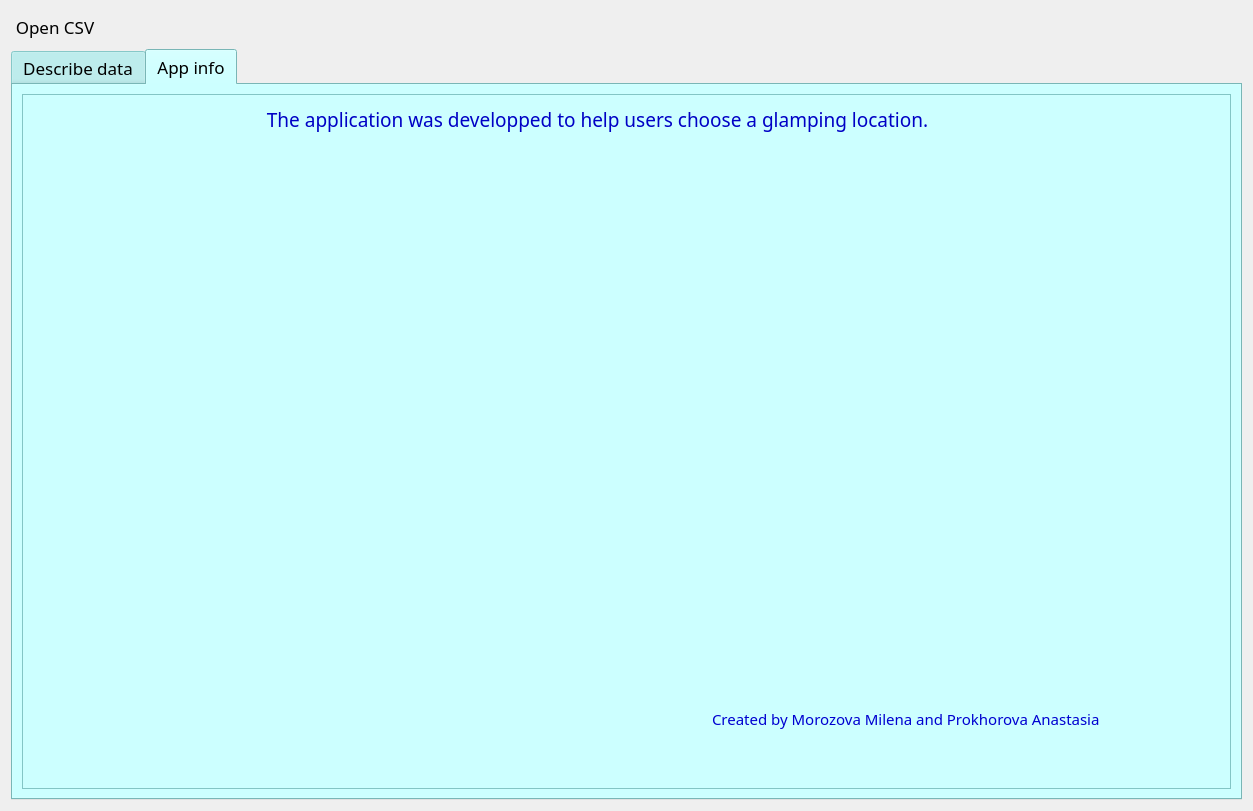
<?xml version="1.0" encoding="UTF-8"?>
<ui version="4.0">
 <class>Form</class>
 <widget class="QWidget" name="Form">
  <property name="geometry">
   <rect>
    <x>0</x>
    <y>0</y>
    <width>1253</width>
    <height>811</height>
   </rect>
  </property>
  <property name="windowTitle">
   <string>Desicion-making Assistant</string>
  </property>
  <property name="windowIcon">
   <iconset>
    <normaloff>../../Downloads/2022-06-01_19-56-57.png</normaloff>
    <normalon>../../Downloads/2022-06-01_19-56-57.png</normalon>../../Downloads/2022-06-01_19-56-57.png</iconset>
  </property>
  <property name="styleSheet">
   <string notr="true"/>
  </property>
  <layout class="QHBoxLayout" name="horizontalLayout">
   <item>
    <layout class="QGridLayout" name="gridLayout">
     <item row="1" column="1">
      <widget class="Line" name="line">
       <property name="orientation">
        <enum>Qt::Horizontal</enum>
       </property>
      </widget>
     </item>
     <item row="0" column="0" rowspan="2">
      <widget class="QPushButton" name="ButtonOpen">
       <property name="sizePolicy">
        <sizepolicy hsizetype="Minimum" vsizetype="Fixed">
         <horstretch>0</horstretch>
         <verstretch>0</verstretch>
        </sizepolicy>
       </property>
       <property name="minimumSize">
        <size>
         <width>54</width>
         <height>26</height>
        </size>
       </property>
       <property name="font">
        <font>
         <family>MV Boli</family>
         <pointsize>13</pointsize>
         <weight>50</weight>
         <bold>false</bold>
        </font>
       </property>
       <property name="styleSheet">
        <string notr="true">
selection-background-color: rgb(255, 68, 21);
border-color: rgb(255, 97, 100);</string>
       </property>
       <property name="text">
        <string>Open CSV</string>
       </property>
       <property name="icon">
        <iconset>
         <normaloff>../../Downloads/png-clipart-file-manager-android-file-explorer-directory-blue-angle.png</normaloff>../../Downloads/png-clipart-file-manager-android-file-explorer-directory-blue-angle.png</iconset>
       </property>
       <property name="iconSize">
        <size>
         <width>70</width>
         <height>70</height>
        </size>
       </property>
       <property name="checkable">
        <bool>false</bool>
       </property>
       <property name="autoRepeat">
        <bool>false</bool>
       </property>
       <property name="default">
        <bool>true</bool>
       </property>
       <property name="flat">
        <bool>true</bool>
       </property>
      </widget>
     </item>
     <item row="0" column="2">
      <spacer name="horizontalSpacer">
       <property name="orientation">
        <enum>Qt::Horizontal</enum>
       </property>
       <property name="sizeHint" stdset="0">
        <size>
         <width>40</width>
         <height>20</height>
        </size>
       </property>
      </spacer>
     </item>
     <item row="2" column="0" colspan="3">
      <widget class="QTabWidget" name="tabWidget">
       <property name="palette">
        <palette>
         <active>
          <colorrole role="WindowText">
           <brush brushstyle="SolidPattern">
            <color alpha="255">
             <red>0</red>
             <green>0</green>
             <blue>0</blue>
            </color>
           </brush>
          </colorrole>
          <colorrole role="Button">
           <brush brushstyle="SolidPattern">
            <color alpha="255">
             <red>170</red>
             <green>255</green>
             <blue>255</blue>
            </color>
           </brush>
          </colorrole>
          <colorrole role="Midlight">
           <brush brushstyle="SolidPattern">
            <color alpha="255">
             <red>212</red>
             <green>255</green>
             <blue>255</blue>
            </color>
           </brush>
          </colorrole>
          <colorrole role="Dark">
           <brush brushstyle="SolidPattern">
            <color alpha="255">
             <red>85</red>
             <green>127</green>
             <blue>127</blue>
            </color>
           </brush>
          </colorrole>
          <colorrole role="Mid">
           <brush brushstyle="SolidPattern">
            <color alpha="255">
             <red>113</red>
             <green>170</green>
             <blue>170</blue>
            </color>
           </brush>
          </colorrole>
          <colorrole role="Text">
           <brush brushstyle="SolidPattern">
            <color alpha="255">
             <red>0</red>
             <green>0</green>
             <blue>0</blue>
            </color>
           </brush>
          </colorrole>
          <colorrole role="BrightText">
           <brush brushstyle="SolidPattern">
            <color alpha="255">
             <red>255</red>
             <green>255</green>
             <blue>255</blue>
            </color>
           </brush>
          </colorrole>
          <colorrole role="ButtonText">
           <brush brushstyle="SolidPattern">
            <color alpha="255">
             <red>0</red>
             <green>0</green>
             <blue>0</blue>
            </color>
           </brush>
          </colorrole>
          <colorrole role="Base">
           <brush brushstyle="SolidPattern">
            <color alpha="255">
             <red>255</red>
             <green>255</green>
             <blue>255</blue>
            </color>
           </brush>
          </colorrole>
          <colorrole role="Window">
           <brush brushstyle="SolidPattern">
            <color alpha="255">
             <red>170</red>
             <green>255</green>
             <blue>255</blue>
            </color>
           </brush>
          </colorrole>
          <colorrole role="Shadow">
           <brush brushstyle="SolidPattern">
            <color alpha="255">
             <red>0</red>
             <green>0</green>
             <blue>0</blue>
            </color>
           </brush>
          </colorrole>
          <colorrole role="AlternateBase">
           <brush brushstyle="SolidPattern">
            <color alpha="255">
             <red>212</red>
             <green>255</green>
             <blue>255</blue>
            </color>
           </brush>
          </colorrole>
          <colorrole role="ToolTipBase">
           <brush brushstyle="SolidPattern">
            <color alpha="255">
             <red>255</red>
             <green>255</green>
             <blue>220</blue>
            </color>
           </brush>
          </colorrole>
          <colorrole role="ToolTipText">
           <brush brushstyle="SolidPattern">
            <color alpha="255">
             <red>0</red>
             <green>0</green>
             <blue>0</blue>
            </color>
           </brush>
          </colorrole>
         </active>
         <inactive>
          <colorrole role="WindowText">
           <brush brushstyle="SolidPattern">
            <color alpha="255">
             <red>0</red>
             <green>0</green>
             <blue>0</blue>
            </color>
           </brush>
          </colorrole>
          <colorrole role="Button">
           <brush brushstyle="SolidPattern">
            <color alpha="255">
             <red>170</red>
             <green>255</green>
             <blue>255</blue>
            </color>
           </brush>
          </colorrole>
          <colorrole role="Midlight">
           <brush brushstyle="SolidPattern">
            <color alpha="255">
             <red>212</red>
             <green>255</green>
             <blue>255</blue>
            </color>
           </brush>
          </colorrole>
          <colorrole role="Dark">
           <brush brushstyle="SolidPattern">
            <color alpha="255">
             <red>85</red>
             <green>127</green>
             <blue>127</blue>
            </color>
           </brush>
          </colorrole>
          <colorrole role="Mid">
           <brush brushstyle="SolidPattern">
            <color alpha="255">
             <red>113</red>
             <green>170</green>
             <blue>170</blue>
            </color>
           </brush>
          </colorrole>
          <colorrole role="Text">
           <brush brushstyle="SolidPattern">
            <color alpha="255">
             <red>0</red>
             <green>0</green>
             <blue>0</blue>
            </color>
           </brush>
          </colorrole>
          <colorrole role="BrightText">
           <brush brushstyle="SolidPattern">
            <color alpha="255">
             <red>255</red>
             <green>255</green>
             <blue>255</blue>
            </color>
           </brush>
          </colorrole>
          <colorrole role="ButtonText">
           <brush brushstyle="SolidPattern">
            <color alpha="255">
             <red>0</red>
             <green>0</green>
             <blue>0</blue>
            </color>
           </brush>
          </colorrole>
          <colorrole role="Base">
           <brush brushstyle="SolidPattern">
            <color alpha="255">
             <red>255</red>
             <green>255</green>
             <blue>255</blue>
            </color>
           </brush>
          </colorrole>
          <colorrole role="Window">
           <brush brushstyle="SolidPattern">
            <color alpha="255">
             <red>170</red>
             <green>255</green>
             <blue>255</blue>
            </color>
           </brush>
          </colorrole>
          <colorrole role="Shadow">
           <brush brushstyle="SolidPattern">
            <color alpha="255">
             <red>0</red>
             <green>0</green>
             <blue>0</blue>
            </color>
           </brush>
          </colorrole>
          <colorrole role="AlternateBase">
           <brush brushstyle="SolidPattern">
            <color alpha="255">
             <red>212</red>
             <green>255</green>
             <blue>255</blue>
            </color>
           </brush>
          </colorrole>
          <colorrole role="ToolTipBase">
           <brush brushstyle="SolidPattern">
            <color alpha="255">
             <red>255</red>
             <green>255</green>
             <blue>220</blue>
            </color>
           </brush>
          </colorrole>
          <colorrole role="ToolTipText">
           <brush brushstyle="SolidPattern">
            <color alpha="255">
             <red>0</red>
             <green>0</green>
             <blue>0</blue>
            </color>
           </brush>
          </colorrole>
         </inactive>
         <disabled>
          <colorrole role="WindowText">
           <brush brushstyle="SolidPattern">
            <color alpha="255">
             <red>85</red>
             <green>127</green>
             <blue>127</blue>
            </color>
           </brush>
          </colorrole>
          <colorrole role="Button">
           <brush brushstyle="SolidPattern">
            <color alpha="255">
             <red>170</red>
             <green>255</green>
             <blue>255</blue>
            </color>
           </brush>
          </colorrole>
          <colorrole role="Midlight">
           <brush brushstyle="SolidPattern">
            <color alpha="255">
             <red>212</red>
             <green>255</green>
             <blue>255</blue>
            </color>
           </brush>
          </colorrole>
          <colorrole role="Dark">
           <brush brushstyle="SolidPattern">
            <color alpha="255">
             <red>85</red>
             <green>127</green>
             <blue>127</blue>
            </color>
           </brush>
          </colorrole>
          <colorrole role="Mid">
           <brush brushstyle="SolidPattern">
            <color alpha="255">
             <red>113</red>
             <green>170</green>
             <blue>170</blue>
            </color>
           </brush>
          </colorrole>
          <colorrole role="Text">
           <brush brushstyle="SolidPattern">
            <color alpha="255">
             <red>85</red>
             <green>127</green>
             <blue>127</blue>
            </color>
           </brush>
          </colorrole>
          <colorrole role="BrightText">
           <brush brushstyle="SolidPattern">
            <color alpha="255">
             <red>255</red>
             <green>255</green>
             <blue>255</blue>
            </color>
           </brush>
          </colorrole>
          <colorrole role="ButtonText">
           <brush brushstyle="SolidPattern">
            <color alpha="255">
             <red>85</red>
             <green>127</green>
             <blue>127</blue>
            </color>
           </brush>
          </colorrole>
          <colorrole role="Base">
           <brush brushstyle="SolidPattern">
            <color alpha="255">
             <red>170</red>
             <green>255</green>
             <blue>255</blue>
            </color>
           </brush>
          </colorrole>
          <colorrole role="Window">
           <brush brushstyle="SolidPattern">
            <color alpha="255">
             <red>170</red>
             <green>255</green>
             <blue>255</blue>
            </color>
           </brush>
          </colorrole>
          <colorrole role="Shadow">
           <brush brushstyle="SolidPattern">
            <color alpha="255">
             <red>0</red>
             <green>0</green>
             <blue>0</blue>
            </color>
           </brush>
          </colorrole>
          <colorrole role="AlternateBase">
           <brush brushstyle="SolidPattern">
            <color alpha="255">
             <red>170</red>
             <green>255</green>
             <blue>255</blue>
            </color>
           </brush>
          </colorrole>
          <colorrole role="ToolTipBase">
           <brush brushstyle="SolidPattern">
            <color alpha="255">
             <red>255</red>
             <green>255</green>
             <blue>220</blue>
            </color>
           </brush>
          </colorrole>
          <colorrole role="ToolTipText">
           <brush brushstyle="SolidPattern">
            <color alpha="255">
             <red>0</red>
             <green>0</green>
             <blue>0</blue>
            </color>
           </brush>
          </colorrole>
         </disabled>
        </palette>
       </property>
       <property name="font">
        <font>
         <family>MV Boli</family>
         <pointsize>13</pointsize>
        </font>
       </property>
       <property name="currentIndex">
        <number>1</number>
       </property>
       <widget class="QWidget" name="tab">
        <attribute name="title">
         <string>Describe data</string>
        </attribute>
        <layout class="QGridLayout" name="gridLayout_2">
         <item row="2" column="0" colspan="6">
          <widget class="QTableWidget" name="tableWidget"/>
         </item>
         <item row="0" column="0">
          <widget class="QLabel" name="label">
           <property name="text">
            <string>Columns</string>
           </property>
          </widget>
         </item>
         <item row="1" column="0">
          <widget class="QSpinBox" name="spinBox"/>
         </item>
         <item row="1" column="1">
          <widget class="QPushButton" name="BtnDescribe">
           <property name="font">
            <font>
             <pointsize>9</pointsize>
            </font>
           </property>
           <property name="text">
            <string>Show information</string>
           </property>
          </widget>
         </item>
        </layout>
       </widget>
       <widget class="QWidget" name="tab_2">
        <attribute name="title">
         <string>App info</string>
        </attribute>
        <layout class="QGridLayout" name="gridLayout_3">
         <item row="0" column="0">
          <widget class="QFrame" name="frame">
           <property name="frameShape">
            <enum>QFrame::StyledPanel</enum>
           </property>
           <property name="frameShadow">
            <enum>QFrame::Raised</enum>
           </property>
           <widget class="QLabel" name="label_2">
            <property name="geometry">
             <rect>
              <x>20</x>
              <y>-10</y>
              <width>1111</width>
              <height>71</height>
             </rect>
            </property>
            <property name="text">
             <string>&lt;html&gt;&lt;head/&gt;&lt;body&gt;&lt;p align=&quot;center&quot;&gt;&lt;span style=&quot; font-size:14pt; color:#0000c5;&quot;&gt;The application was developped to help users choose a glamping location.&lt;/span&gt;&lt;/p&gt;&lt;/body&gt;&lt;/html&gt;</string>
            </property>
           </widget>
           <widget class="QLabel" name="label_3">
            <property name="geometry">
             <rect>
              <x>690</x>
              <y>600</y>
              <width>501</width>
              <height>51</height>
             </rect>
            </property>
            <property name="text">
             <string>&lt;html&gt;&lt;head/&gt;&lt;body&gt;&lt;p&gt;&lt;span style=&quot; font-size:11pt; color:#0000d0;&quot;&gt;Created by Morozova Milena and Prokhorova Anastasia&lt;/span&gt;&lt;/p&gt;&lt;/body&gt;&lt;/html&gt;</string>
            </property>
           </widget>
           <widget class="QLabel" name="label_4">
            <property name="geometry">
             <rect>
              <x>130</x>
              <y>50</y>
              <width>931</width>
              <height>541</height>
             </rect>
            </property>
            <property name="text">
             <string/>
            </property>
            <property name="pixmap">
             <pixmap>../../Downloads/2022-06-01_20-03-38.png</pixmap>
            </property>
           </widget>
          </widget>
         </item>
        </layout>
       </widget>
      </widget>
     </item>
    </layout>
   </item>
  </layout>
 </widget>
 <resources/>
 <connections/>
</ui>
